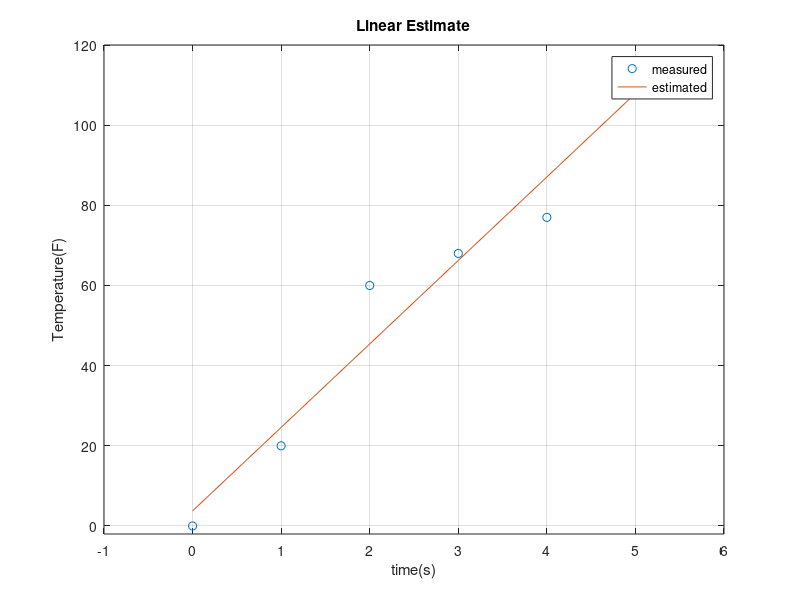

MATLAB code for this plot:
%Linear regression 2
clc;
clear;
close all;
x=0:5;
y=[0 20 60 68 77 110];
a=polyfit(x,y,1);
yhat=polyval(a,x);
err=yhat-y;
MSE=mean(err.^2);
RMSE=sqrt(MSE);
plot(x,y,'o',x,yhat),title('Linear Estimate'),...
    xlabel('time(s)'),ylabel('Temperature(F)'),...
    grid, axis([-1,6,-2,120]),legend('measured','estimated')